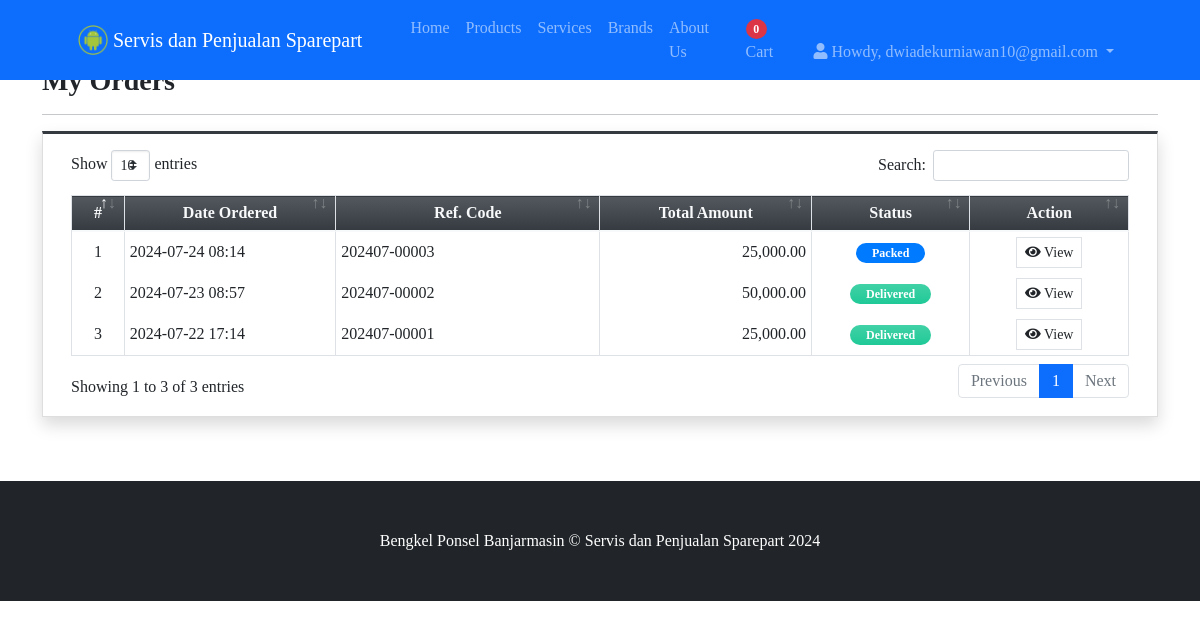
The app's page /?p=my_orders (signed in) with its own data.
### tables this page shows
CREATE TABLE `order_list` (
  `id` int(30) NOT NULL,
  `ref_code` varchar(100) NOT NULL,
  `client_id` int(30) NOT NULL,
  `total_amount` float NOT NULL DEFAULT 0,
  `delivery_address` text NOT NULL,
  `status` tinyint(1) NOT NULL DEFAULT 0 COMMENT '0=pending,1 = packed, 2 = for delivery, 3 = on the way, 4 = delivered, 5=cancelled',
  `date_created` datetime NOT NULL DEFAULT current_timestamp(),
  `date_updated` datetime DEFAULT NULL ON UPDATE current_timestamp()
);

### classes/DBConnection.php (called while the page is built, shortened)
<?php
class DBConnection{
    private $host = DB_SERVER;
    private $username = DB_USERNAME;
    private $password = DB_PASSWORD;
    private $database = DB_NAME;
    public $conn;
    public function __construct(){
        if (!isset($this->conn)) {
            $this->conn = new mysqli($this->host, $this->username, $this->password, $this->database);
        }
    }
}
?>

### classes/SystemSettings.php (called while the page is built, shortened)
<?php
class SystemSettings extends DBConnection{
	function userdata($field = ''){
		if(!empty($field)){
			if(isset($_SESSION['userdata'][$field]))
				return $_SESSION['userdata'][$field];
			else
				return null;
		}else{
			return false;
		}
	}
}
$_settings = new SystemSettings();
?>

### my_orders.php (the view, shortened to what this page needs)
<div class="content py-5 mt-3">
    <div class="container">
        <h3><b>My Orders</b></h3>
        <hr>
        <div class="card card-outline card-dark shadow rounded-0">
            <div class="card-body">
                <div class="container-fluid">
                    <table class="table table-stripped table-bordered">
                        <colgroup>
                            <col width="5%">
                            <col width="20%">
                            <col width="25%">
                            <col width="20%">
                            <col width="15%">
                            <col width="15%">
                        </colgroup>
                        <thead>
                            <tr class="bg-gradient-dark text-light">
                                <th class="text-center">#</th>
                                <th class="text-center">Date Ordered</th>
                                <th class="text-center">Ref. Code</th>
                                <th class="text-center">Total Amount</th>
                                <th class="text-center">Status</th>
                                <th class="text-center">Action</th>
                            </tr>
                        </thead>
                        <tbody>
                            <?php
                            $i = 1;
                            $orders = $conn->query("SELECT * FROM `order_list` where client_id = '{$_settings->userdata('id')}' order by unix_timestamp(date_created) desc ");
                            while($row = $orders->fetch_assoc()):
                            ?>
                                <tr>
                                    <td class="text-center"><?= $i++ ?></td>
                                    <td><?= date("Y-m-d H:i", strtotime($row['date_created'])) ?></td>
                                    <td><?= $row['ref_code'] ?></td>
                                    <td class="text-right"><?= number_format($row['total_amount'],2) ?></td>
                                    <td class="text-center">
                                        <?php if($row['status'] == 0): ?>
                                            <span class="badge badge-secondary px-3 rounded-pill">Pending</span>
                                        <?php elseif($row['status'] == 1): ?>
                                            <span class="badge badge-primary px-3 rounded-pill">Packed</span>
                                        <?php elseif($row['status'] == 2): ?>
                                            <span class="badge badge-success px-3 rounded-pill">For Delivery</span>
                                        <?php elseif($row['status'] == 3): ?>
                                            <span class="badge badge-warning px-3 rounded-pill">On the Way</span>
                                        <?php elseif($row['status'] == 4): ?>
                                            <span class="badge badge-default bg-gradient-teal px-3 rounded-pill">Delivered</span>
                                        <?php else: ?>
                                            <span class="badge badge-danger px-3 rounded-pill">Cancelled</span>
                                        <?php endif; ?>
                                    </td>
                                    <td class="text-center">
                                        <button class="btn btn-flat btn-sm btn-default border view_data" type="button" data-id="<?= $row['id'] ?>"><i class="fa fa-eye"></i> View</button>
                                    </td>
                                </tr>
                            <?php endwhile; ?>
                        </tbody>
                    </table>
                </div>
            </div>
        </div>
    </div>
</div>

### records on screen
order_list: date_created "2024-07-24 08:14", ref_code "202407-00003", total_amount "25,000.00", status "Packed"
order_list: date_created "2024-07-23 08:57", ref_code "202407-00002", total_amount "50,000.00", status "Delivered"
order_list: date_created "2024-07-22 17:14", ref_code "202407-00001", total_amount "25,000.00", status "Delivered"

### other values on screen
$_settings->info('short_name') "Servis dan Penjualan Sparepart"
$cart_count "0"
$_settings->userdata('email') "dwiadekurniawan10@gmail.com"
